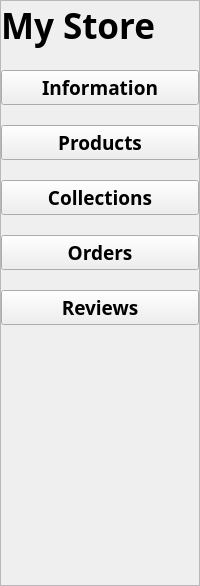
      <widget class="QFrame" name="frame_4">
       <property name="maximumSize">
        <size>
         <width>200</width>
         <height>16777215</height>
        </size>
       </property>
       <property name="frameShape">
        <enum>QFrame::StyledPanel</enum>
       </property>
       <property name="frameShadow">
        <enum>QFrame::Raised</enum>
       </property>
       <layout class="QVBoxLayout" name="verticalLayout">
        <property name="spacing">
         <number>20</number>
        </property>
        <property name="leftMargin">
         <number>0</number>
        </property>
        <property name="topMargin">
         <number>0</number>
        </property>
        <property name="rightMargin">
         <number>0</number>
        </property>
        <property name="bottomMargin">
         <number>0</number>
        </property>
        <item>
         <widget class="QLabel" name="label">
          <property name="font">
           <font>
            <family>Manrope</family>
            <pointsize>26</pointsize>
            <weight>75</weight>
            <bold>true</bold>
           </font>
          </property>
          <property name="text">
           <string>My Store</string>
          </property>
         </widget>
        </item>
        <item>
         <widget class="QPushButton" name="info_button">
          <property name="sizePolicy">
           <sizepolicy hsizetype="Minimum" vsizetype="Preferred">
            <horstretch>0</horstretch>
            <verstretch>0</verstretch>
           </sizepolicy>
          </property>
          <property name="font">
           <font>
            <family>Manrope</family>
            <pointsize>14</pointsize>
            <weight>75</weight>
            <bold>true</bold>
           </font>
          </property>
          <property name="text">
           <string>Information</string>
          </property>
         </widget>
        </item>
        <item>
         <widget class="QPushButton" name="products_button">
          <property name="sizePolicy">
           <sizepolicy hsizetype="Minimum" vsizetype="Preferred">
            <horstretch>0</horstretch>
            <verstretch>0</verstretch>
           </sizepolicy>
          </property>
          <property name="font">
           <font>
            <family>Manrope</family>
            <pointsize>14</pointsize>
            <weight>75</weight>
            <bold>true</bold>
           </font>
          </property>
          <property name="text">
           <string>Products</string>
          </property>
         </widget>
        </item>
        <item>
         <widget class="QPushButton" name="collections_button">
          <property name="sizePolicy">
           <sizepolicy hsizetype="Minimum" vsizetype="Preferred">
            <horstretch>0</horstretch>
            <verstretch>0</verstretch>
           </sizepolicy>
          </property>
          <property name="font">
           <font>
            <family>Manrope</family>
            <pointsize>14</pointsize>
            <weight>75</weight>
            <bold>true</bold>
           </font>
          </property>
          <property name="text">
           <string>Collections</string>
          </property>
         </widget>
        </item>
        <item>
         <widget class="QPushButton" name="orders_button">
          <property name="sizePolicy">
           <sizepolicy hsizetype="Minimum" vsizetype="Preferred">
            <horstretch>0</horstretch>
            <verstretch>0</verstretch>
           </sizepolicy>
          </property>
          <property name="font">
           <font>
            <family>Manrope</family>
            <pointsize>14</pointsize>
            <weight>75</weight>
            <bold>true</bold>
           </font>
          </property>
          <property name="text">
           <string>Orders</string>
          </property>
         </widget>
        </item>
        <item>
         <widget class="QPushButton" name="reviews_button">
          <property name="sizePolicy">
           <sizepolicy hsizetype="Minimum" vsizetype="Preferred">
            <horstretch>0</horstretch>
            <verstretch>0</verstretch>
           </sizepolicy>
          </property>
          <property name="font">
           <font>
            <family>Manrope</family>
            <pointsize>14</pointsize>
            <weight>75</weight>
            <bold>true</bold>
           </font>
          </property>
          <property name="text">
           <string>Reviews</string>
          </property>
         </widget>
        </item>
        <item>
         <spacer name="verticalSpacer">
          <property name="orientation">
           <enum>Qt::Vertical</enum>
          </property>
          <property name="sizeType">
           <enum>QSizePolicy::Fixed</enum>
          </property>
          <property name="sizeHint" stdset="0">
           <size>
            <width>20</width>
            <height>260</height>
           </size>
          </property>
         </spacer>
        </item>
       </layout>
      </widget>
